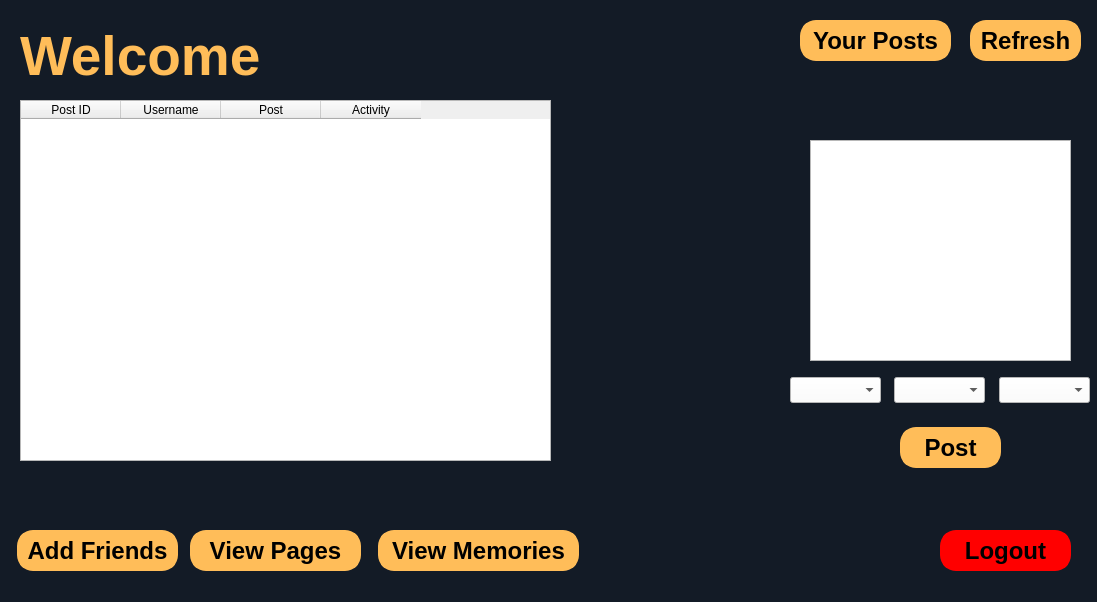
<?xml version="1.0" encoding="UTF-8"?>
<ui version="4.0">
 <class>HomePage</class>
 <widget class="QDialog" name="HomePage">
  <property name="geometry">
   <rect>
    <x>0</x>
    <y>0</y>
    <width>1097</width>
    <height>602</height>
   </rect>
  </property>
  <property name="windowTitle">
   <string>Dialog</string>
  </property>
  <property name="styleSheet">
   <string notr="true">QDialog{
	background-color:#131B26;
}</string>
  </property>
  <widget class="QLabel" name="welcomeLabel">
   <property name="geometry">
    <rect>
     <x>20</x>
     <y>0</y>
     <width>401</width>
     <height>111</height>
    </rect>
   </property>
   <property name="styleSheet">
    <string notr="true">QLabel#welcomeLabel{
	color: #FFBD59;
	font-size: 55px;
	font-weight: 800;
	font-family: 'Lato';
}</string>
   </property>
   <property name="text">
    <string>Welcome</string>
   </property>
  </widget>
  <widget class="QLabel" name="usernameLabel">
   <property name="geometry">
    <rect>
     <x>301</x>
     <y>26</y>
     <width>471</width>
     <height>61</height>
    </rect>
   </property>
   <property name="styleSheet">
    <string notr="true">QLabel#usernameLabel{
	color: #fff;
	font-size: 40px;
	font-weight: 600;
	font-family: 'Lato';
	
}</string>
   </property>
   <property name="text">
    <string/>
   </property>
  </widget>
  <widget class="QPushButton" name="addFriendsBtn">
   <property name="geometry">
    <rect>
     <x>17</x>
     <y>530</y>
     <width>161</width>
     <height>41</height>
    </rect>
   </property>
   <property name="styleSheet">
    <string notr="true">QPushButton#addFriendsBtn {
	background-color: #FFBD59;
	border:2px solid #FFBD59;
	color: black;
	border-style: solid;
	border-color:#FFBD59;
	border-width: 5px;
	border-radius: 16px;
	font-family: &quot;Lato&quot;;
	font-weight: 700;
	font-size:24px;
}
QPushButton#addFriendsBtn:hover {
  background-color: #FF8D25; /* slightly darker orange on hover */
  border-color:#FF8D25;
}</string>
   </property>
   <property name="text">
    <string>Add Friends</string>
   </property>
  </widget>
  <widget class="QPushButton" name="logoutBtn">
   <property name="geometry">
    <rect>
     <x>940</x>
     <y>530</y>
     <width>131</width>
     <height>41</height>
    </rect>
   </property>
   <property name="styleSheet">
    <string notr="true">QPushButton#logoutBtn{
	background-color: red;
	border:2px solid red;
	color: black;
	border-style: solid;
	border-color:red;
	border-width: 5px;
	border-radius: 16px;
	font-family: &quot;Lato&quot;;
	font-weight: 700;
	font-size:24px;
}
QPushButton#logoutBtn:hover {
  background-color: #FE4D4D; /* slightly darker orange on hover */
  border-color:#FE4D4D;
}</string>
   </property>
   <property name="text">
    <string>Logout</string>
   </property>
  </widget>
  <widget class="QPushButton" name="addPostBtn_2">
   <property name="geometry">
    <rect>
     <x>900</x>
     <y>427</y>
     <width>101</width>
     <height>41</height>
    </rect>
   </property>
   <property name="styleSheet">
    <string notr="true">QPushButton{
	background-color: #FFBD59;
	border:2px solid #FFBD59;
	color: black;
	border-style: solid;
	border-color:#FFBD59;
	border-width: 5px;
	border-radius: 16px;
	font-family: &quot;Lato&quot;;
	font-weight: 700;
	font-size:24px;
}
QPushButton:hover {
  background-color: #FF8D25; /* slightly darker orange on hover */
  border-color:#FF8D25;
}</string>
   </property>
   <property name="text">
    <string>Post</string>
   </property>
  </widget>
  <widget class="QComboBox" name="activityType">
   <property name="geometry">
    <rect>
     <x>790</x>
     <y>377</y>
     <width>91</width>
     <height>26</height>
    </rect>
   </property>
   <property name="styleSheet">
    <string notr="true">QComboBox{
	background-color:white;
}</string>
   </property>
  </widget>
  <widget class="QComboBox" name="activityValue">
   <property name="geometry">
    <rect>
     <x>894</x>
     <y>377</y>
     <width>91</width>
     <height>26</height>
    </rect>
   </property>
   <property name="styleSheet">
    <string notr="true">QComboBox{
	background-color:white;
	color:black;
	font-family:&quot;Lato&quot;;
}</string>
   </property>
  </widget>
  <widget class="QTextEdit" name="description">
   <property name="geometry">
    <rect>
     <x>810</x>
     <y>140</y>
     <width>261</width>
     <height>221</height>
    </rect>
   </property>
   <property name="styleSheet">
    <string notr="true">QLineEdit#description{
	background-color:white;
	color:black;
	font-family:&quot;Lato&quot;;
	border-radius: 5px;
}</string>
   </property>
  </widget>
  <widget class="QTableWidget" name="tableWidget">
   <property name="geometry">
    <rect>
     <x>20</x>
     <y>100</y>
     <width>531</width>
     <height>361</height>
    </rect>
   </property>
   <property name="styleSheet">
    <string notr="true">QTableWidget {
  color: #222; /* Dark, rich black */
  font-family: &quot;Loto&quot;, sans-serif; /* Ensure fallback font */
  padding: 10px;
  background-color: #f5f5f5; /* Light gray background */
  border: 1px solid #ddd; /* Subtle light gray border */
  border-radius: 5px; /* Gentle rounded corners */

  /* Optional: Add hover effect for a touch of interactivity */
  QTableWidget::item:hover {
    background-color: #eee; /* Slightly lighter gray on hover */
  }

  /* Optional: Add a subtle shadow for depth (adjust as needed) */
  QTableWidget {
    box-shadow: 0 1px 3px rgba(0, 0, 0, 0.1);
  }
}

/* Optional: Style the list items (text) for better readability */
QTableWidget::item {
  color: inherit; /* Inherit the dark black color from the parent */
}
</string>
   </property>
   <column>
    <property name="text">
     <string>Post ID</string>
    </property>
    <property name="font">
     <font>
      <bold>false</bold>
     </font>
    </property>
   </column>
   <column>
    <property name="text">
     <string>Username</string>
    </property>
   </column>
   <column>
    <property name="text">
     <string>Post</string>
    </property>
    <property name="toolTip">
     <string/>
    </property>
   </column>
   <column>
    <property name="text">
     <string>Activity</string>
    </property>
   </column>
  </widget>
  <widget class="QPushButton" name="refreshBtn">
   <property name="geometry">
    <rect>
     <x>970</x>
     <y>20</y>
     <width>111</width>
     <height>41</height>
    </rect>
   </property>
   <property name="styleSheet">
    <string notr="true">QPushButton{
	background-color: #FFBD59;
	border:2px solid #FFBD59;
	color: black;
	border-style: solid;
	border-color:#FFBD59;
	border-width: 5px;
	border-radius: 16px;
	font-family: &quot;Lato&quot;;
	font-weight: 700;
	font-size:24px;
}
QPushButton:hover {
  background-color: #FF8D25; /* slightly darker orange on hover */
  border-color:#FF8D25;
}</string>
   </property>
   <property name="text">
    <string>Refresh</string>
   </property>
  </widget>
  <widget class="QPushButton" name="allPages">
   <property name="geometry">
    <rect>
     <x>190</x>
     <y>530</y>
     <width>171</width>
     <height>41</height>
    </rect>
   </property>
   <property name="styleSheet">
    <string notr="true">QPushButton{
	background-color: #FFBD59;
	border:2px solid #FFBD59;
	color: black;
	border-style: solid;
	border-color:#FFBD59;
	border-width: 5px;
	border-radius: 16px;
	font-family: &quot;Lato&quot;;
	font-weight: 700;
	font-size:24px;
}
QPushButton:hover {
  background-color: #FF8D25; /* slightly darker orange on hover */
  border-color:#FF8D25;
}</string>
   </property>
   <property name="text">
    <string>View Pages</string>
   </property>
  </widget>
  <widget class="QComboBox" name="pageValue">
   <property name="geometry">
    <rect>
     <x>999</x>
     <y>377</y>
     <width>91</width>
     <height>26</height>
    </rect>
   </property>
   <property name="styleSheet">
    <string notr="true">QComboBox{
	background-color:white;
	color:black;
	font-family:&quot;Lato&quot;;
}</string>
   </property>
  </widget>
  <widget class="QPushButton" name="YourPosts">
   <property name="geometry">
    <rect>
     <x>800</x>
     <y>20</y>
     <width>151</width>
     <height>41</height>
    </rect>
   </property>
   <property name="styleSheet">
    <string notr="true">QPushButton{
	background-color: #FFBD59;
	border:2px solid #FFBD59;
	color: black;
	border-style: solid;
	border-color:#FFBD59;
	border-width: 5px;
	border-radius: 16px;
	font-family: &quot;Lato&quot;;
	font-weight: 700;
	font-size:24px;
}
QPushButton:hover {
  background-color: #FF8D25; /* slightly darker orange on hover */
  border-color:#FF8D25;
}</string>
   </property>
   <property name="text">
    <string>Your Posts</string>
   </property>
  </widget>
  <widget class="QPushButton" name="viewMemories">
   <property name="geometry">
    <rect>
     <x>378</x>
     <y>530</y>
     <width>201</width>
     <height>41</height>
    </rect>
   </property>
   <property name="styleSheet">
    <string notr="true">QPushButton{
	background-color: #FFBD59;
	border:2px solid #FFBD59;
	color: black;
	border-style: solid;
	border-color:#FFBD59;
	border-width: 5px;
	border-radius: 16px;
	font-family: &quot;Lato&quot;;
	font-weight: 700;
	font-size:24px;
}
QPushButton:hover {
  background-color: #FF8D25; /* slightly darker orange on hover */
  border-color:#FF8D25;
}</string>
   </property>
   <property name="text">
    <string>View Memories</string>
   </property>
  </widget>
 </widget>
 <resources/>
 <connections/>
</ui>
